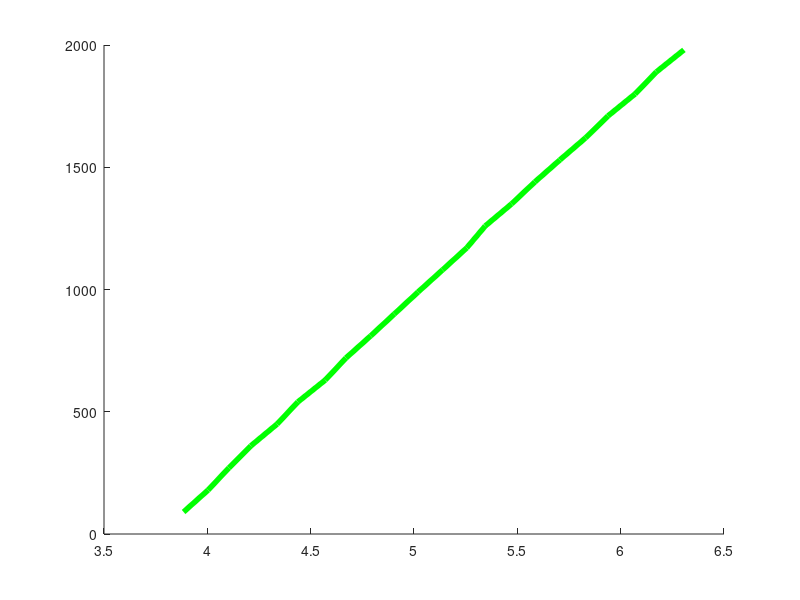

Here is the MATLAB script that generated this plot:
function plot0164
    load 0164_data.csv;
    T = X0164_data(3:end, 1);
    X = X0164_data(3:end, 2);
    Y = X0164_data(3:end, 3);
    VX = X0164_data(3:end, 4);
    VY = X0164_data(3:end, 5);
    AX = X0164_data(3:end, 6);
    AY = X0164_data(3:end, 7);

    load 0179_rotation.csv;
    T1 = X0179_rotation(:, 1);
    Theta = X0179_rotation(:, 2);

    clf;
    hold on;
    plot(T1, Theta, 'g', 'LineWidth', 4);

end
